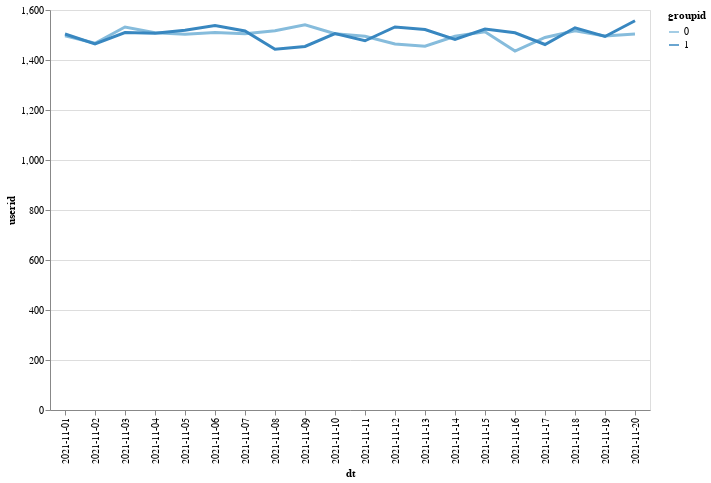

Notebook code for this chart:
### Code cell
alt.Chart(assignment_count).mark_line(size=3).encode(
    alt.X('dt'),
    alt.Y('userid'),
    color='groupid:O',
    tooltip=['userid']
).properties(
    width=600,
    height=400
)

### Figure 1 — Vega-Lite specification as saved in the notebook (floating-point values rounded to 4 significant figures)
{"config": {"view": {"continuousWidth": 300, "continuousHeight": 300}}, "data": {"name": "data-fcfea7608a98c16fdbc2a862e3231e04"}, "mark": {"type": "line", "size": 3}, "encoding": {"color": {"field": "groupid", "type": "ordinal"}, "tooltip": [{"field": "userid", "type": "quantitative"}], "x": {"field": "dt", "type": "nominal"}, "y": {"field": "userid", "type": "quantitative"}}, "height": 400, "width": 600, "$schema": "https://vega.github.io/schema/vega-lite/v5.17.0.json", "datasets": {"data-fcfea7608a98c16fdbc2a862e3231e04": [{"groupid": 0, "dt": "2021-11-01", "userid": 1497, "ts": 1497}, {"groupid": 0, "dt": "2021-11-02", "userid": 1467, "ts": 1467}, {"groupid": 0, "dt": "2021-11-03", "userid": 1532, "ts": 1532}, {"groupid": 0, "dt": "2021-11-04", "userid": 1509, "ts": 1509}, {"groupid": 0, "dt": "2021-11-05", "userid": 1503, "ts": 1503}, {"groupid": 0, "dt": "2021-11-06", "userid": 1510, "ts": 1510}, {"groupid": 0, "dt": "2021-11-07", "userid": 1505, "ts": 1505}, {"groupid": 0, "dt": "2021-11-08", "userid": 1517, "ts": 1517}, {"groupid": 0, "dt": "2021-11-09", "userid": 1541, "ts": 1541}, {"groupid": 0, "dt": "2021-11-10", "userid": 1505, "ts": 1505}, {"groupid": 0, "dt": "2021-11-11", "userid": 1495, "ts": 1495}, {"groupid": 0, "dt": "2021-11-12", "userid": 1464, "ts": 1464}, {"groupid": 0, "dt": "2021-11-13", "userid": 1455, "ts": 1455}, {"groupid": 0, "dt": "2021-11-14", "userid": 1495, "ts": 1495}, {"groupid": 0, "dt": "2021-11-15", "userid": 1513, "ts": 1513}, {"groupid": 0, "dt": "2021-11-16", "userid": 1436, "ts": 1436}, {"groupid": 0, "dt": "2021-11-17", "userid": 1490, "ts": 1490}, {"groupid": 0, "dt": "2021-11-18", "userid": 1517, "ts": 1517}, {"groupid": 0, "dt": "2021-11-19", "userid": 1496, "ts": 1496}, {"groupid": 0, "dt": "2021-11-20", "userid": 1504, "ts": 1504}, {"groupid": 1, "dt": "2021-11-01", "userid": 1504, "ts": 1504}, {"groupid": 1, "dt": "2021-11-02", "userid": 1464, "ts": 1464}, {"groupid": 1, "dt": "2021-11-03", "userid": 1510, "ts": 1510}, {"groupid": 1, "dt": "2021-11-04", "userid": 1507, "ts": 1507}, {"groupid": 1, "dt": "2021-11-05", "userid": 1519, "ts": 1519}, {"groupid": 1, "dt": "2021-11-06", "userid": 1538, "ts": 1538}, {"groupid": 1, "dt": "2021-11-07", "userid": 1516, "ts": 1516}, {"groupid": 1, "dt": "2021-11-08", "userid": 1443, "ts": 1443}, {"groupid": 1, "dt": "2021-11-09", "userid": 1454, "ts": 1454}, {"groupid": 1, "dt": "2021-11-10", "userid": 1506, "ts": 1506}, {"groupid": 1, "dt": "2021-11-11", "userid": 1477, "ts": 1477}, {"groupid": 1, "dt": "2021-11-12", "userid": 1532, "ts": 1532}, {"groupid": 1, "dt": "2021-11-13", "userid": 1522, "ts": 1522}, {"groupid": 1, "dt": "2021-11-14", "userid": 1482, "ts": 1482}, {"groupid": 1, "dt": "2021-11-15", "userid": 1524, "ts": 1524}, {"groupid": 1, "dt": "2021-11-16", "userid": 1509, "ts": 1509}, {"groupid": 1, "dt": "2021-11-17", "userid": 1462, "ts": 1462}, {"groupid": 1, "dt": "2021-11-18", "userid": 1529, "ts": 1529}, {"groupid": 1, "dt": "2021-11-19", "userid": 1494, "ts": 1494}, {"groupid": 1, "dt": "2021-11-20", "userid": 1557, "ts": 1557}]}}
